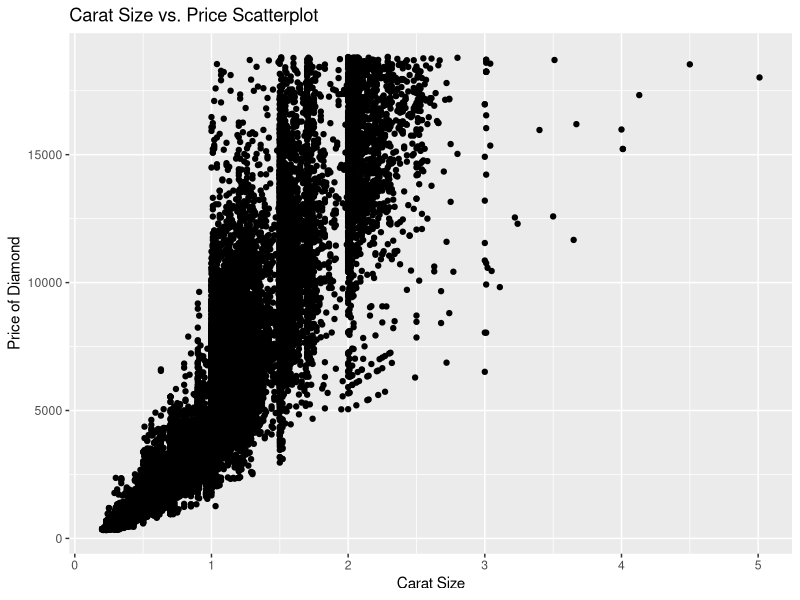
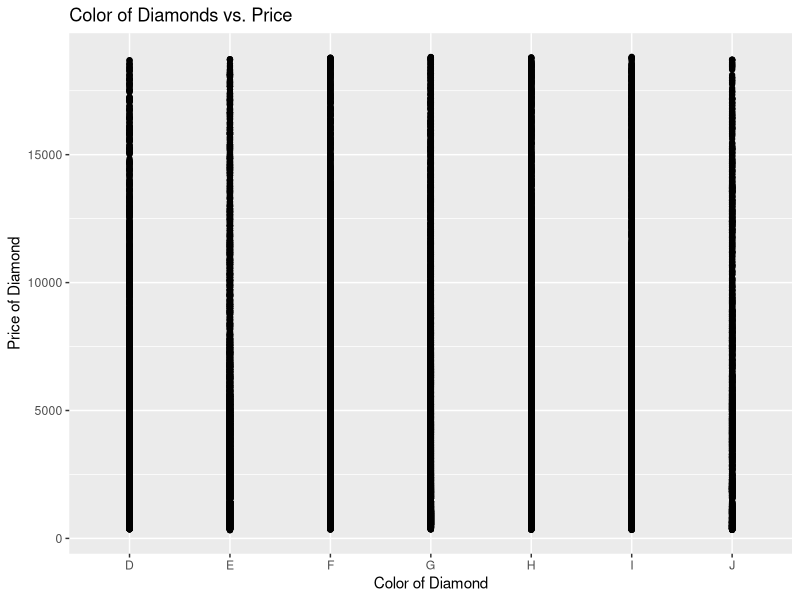
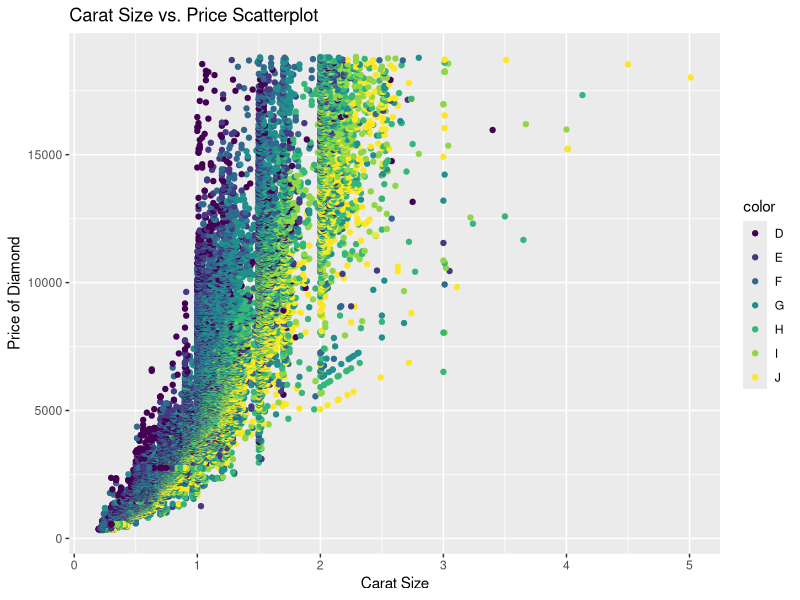
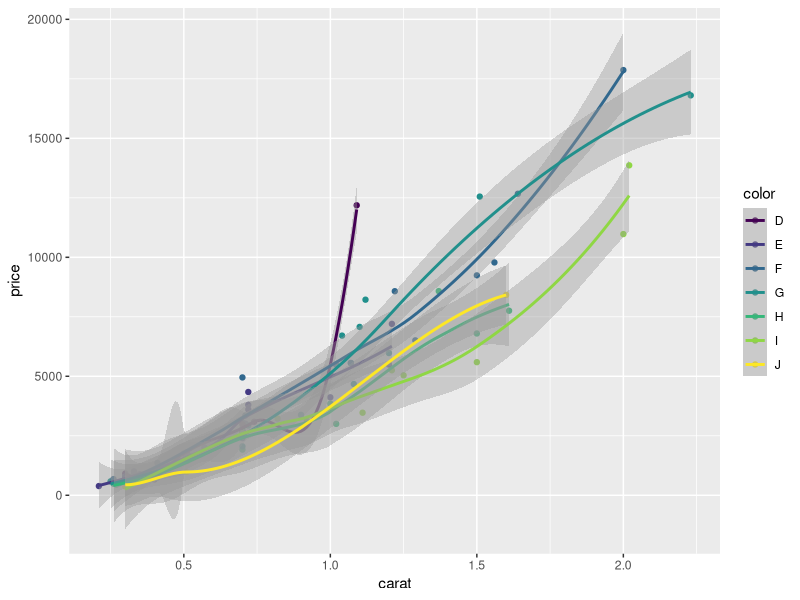
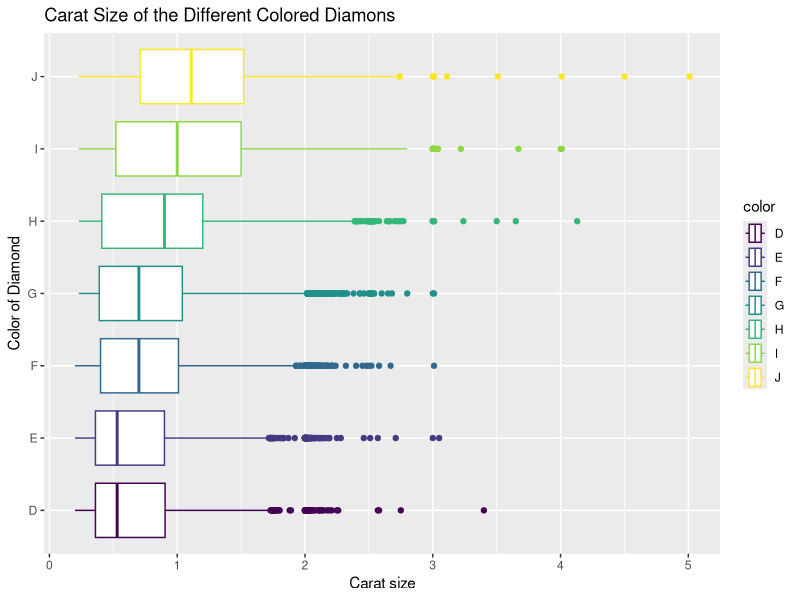

Reproduce these figures in R, in order.
## ---- chunk 1
library(tidyverse)
## ---- chunk 2
ggplot(data = diamonds, aes(x= carat, y= price)) +
  geom_point()+
   labs(title = "Carat Size vs. Price Scatterplot", x= "Carat Size", y= "Price of Diamond")
## ---- chunk 3
ggplot(data= diamonds, aes(x= color, y= price)) +
  geom_point()+
  labs(title = "Color of Diamonds vs. Price", x= "Color of Diamond", y= "Price of Diamond")
## ---- chunk 4
ggplot(data = diamonds, aes(x= carat, y= price, color=color)) +
  geom_point()+
  labs(title = "Carat Size vs. Price Scatterplot", x= "Carat Size", y= "Price of Diamond")
## ---- chunk 5
dsample <- diamonds[sample(nrow(diamonds), 100),]
ggplot(data = dsample, aes(x= carat, y= price, color=color)) +
  geom_point() +
  geom_smooth()
## ---- chunk 6
ggplot(data = diamonds, aes(x= carat, y= color, color=color)) +
  geom_boxplot()+
  labs(title = "Carat Size of the Different Colored Diamons", x= "Carat size", y= "Color of Diamond")

